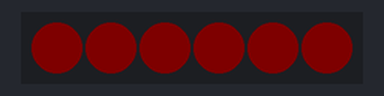
Bench run of a sketch on a simulated Arduino Uno, built with avr-gcc and run on an emulated ATmega328P. On the bench: 6 RGB LEDs in strip order, left to right. Dim RGB values are drawn brighter than linear; what the sketch prints to the serial monitor is not drawn.

Above: at 0.6 s.
At 22.4 s:
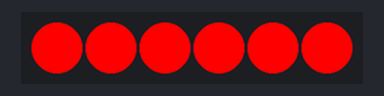
At 30.91 s:
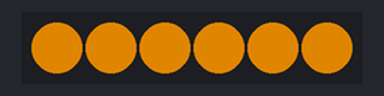
At 35.09 s:
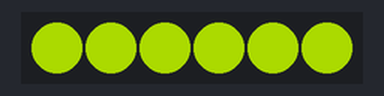
At 39.62 s:
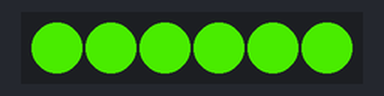
Timing chart, 0 to 40.0 s (numbered marks = the images above):
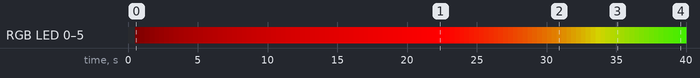

Measured:
- by itself, RGB LED 0–5: off → RGB(4, 0, 0) at 0.51 s, → RGB(8, 0, 0) 0.35 s later, → RGB(12, 0, 0) 0.35 s later, → RGB(16, 0, 0) 0.35 s later, … (114 changes in this stretch)

The sketch:

Colorful_Tank.ino
```cpp
// demo of ....
// loovee 2013 - 10- 14

#include <Streaming.h>
#include <ChainableLED.h>

#define DEMO_INFO   "demo for RS - Colorful Tank\r\nDB Loovee & Jump \r\nhttps://github.com/reeedstudio/demo_rs_2014_Jun"

#define NUM_LEDS  6


#define SPEED   10


ChainableLED leds(7, 8, NUM_LEDS);


void setColor(int bit, int r, int g, int b)
{
    leds.setColorRGB(bit, r, g, b);
}


void setColorAll(int r, int g, int b)
{
    for(int i=0; i<NUM_LEDS; i++)
    {
        leds.setColorRGB(i, r, g, b);
    }
}


void setColorIn(int r, int g, int b)
{
    leds.setColorRGB(1, r, g, b);
    leds.setColorRGB(3, r, g, b);
    leds.setColorRGB(5, r, g, b);
}


void setColorOut(int r, int g, int b)
{
    leds.setColorRGB(0, r, g, b);
    leds.setColorRGB(2, r, g, b);
    leds.setColorRGB(4, r, g, b);
}


void setup()
{
    Serial.begin(115200);
    Serial.println(DEMO_INFO);

    setColorAll(255, 255, 0);

    for(int i=0; i<=255; i+=1)
    {
        setColorAll(i, 0, 0);
        delay(SPEED);
    }
}

void loop()
{
    for(int i=0; i<=255; i+=1)
    {
        setColorAll(255-i, i, 0);
        delay(SPEED);
    }

    for(int i=0; i<=255; i+=1)
    {
        setColorAll(0, 255-i, i);
        delay(SPEED);
    }

    for(int i=0; i<=255; i+=1)
    {
        setColorAll(i, 0, 255-i);
        delay(SPEED);
    }

}

/*********************************************************************************************************
  END FILE
*********************************************************************************************************/
```
